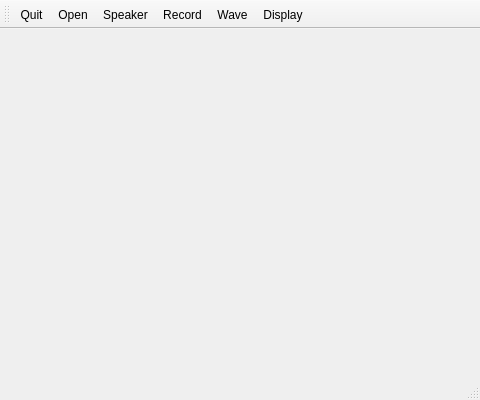
<?xml version="1.0" encoding="UTF-8"?>
<ui version="4.0">
 <class>CaWaveFreqFFT</class>
 <widget class="QMainWindow" name="CaWaveFreqFFT">
  <property name="geometry">
   <rect>
    <x>0</x>
    <y>0</y>
    <width>480</width>
    <height>400</height>
   </rect>
  </property>
  <property name="windowTitle">
   <string>CIOS Audio Core Wave Frequency FFT</string>
  </property>
  <property name="windowIcon">
   <iconset resource="CaWaveFreqFFT.qrc">
    <normaloff>:/images/CiosAudio.png</normaloff>:/images/CiosAudio.png</iconset>
  </property>
  <property name="toolTip">
   <string>CIOS Audio Core Wave Frequency FFT</string>
  </property>
  <property name="statusTip">
   <string>CIOS Audio Core Wave Frequency FFT</string>
  </property>
  <property name="whatsThis">
   <string>CIOS Audio Core Wave Frequency FFT</string>
  </property>
  <widget class="QWidget" name="centralWidget"/>
  <widget class="QMenuBar" name="Menu">
   <property name="geometry">
    <rect>
     <x>0</x>
     <y>0</y>
     <width>480</width>
     <height>25</height>
    </rect>
   </property>
  </widget>
  <widget class="QToolBar" name="Tools">
   <attribute name="toolBarArea">
    <enum>TopToolBarArea</enum>
   </attribute>
   <attribute name="toolBarBreak">
    <bool>false</bool>
   </attribute>
   <addaction name="actionQuit"/>
   <addaction name="actionOpen"/>
   <addaction name="actionSpeaker"/>
   <addaction name="actionRecord"/>
   <addaction name="actionWave"/>
   <addaction name="actionDisplay"/>
  </widget>
  <widget class="QStatusBar" name="Status"/>
  <action name="actionQuit">
   <property name="icon">
    <iconset resource="CaWaveFreqFFT.qrc">
     <normaloff>:/images/close.png</normaloff>:/images/close.png</iconset>
   </property>
   <property name="text">
    <string>Quit</string>
   </property>
  </action>
  <action name="actionOpen">
   <property name="icon">
    <iconset resource="CaWaveFreqFFT.qrc">
     <normaloff>:/images/folder.png</normaloff>:/images/folder.png</iconset>
   </property>
   <property name="text">
    <string>Open</string>
   </property>
  </action>
  <action name="actionSpeaker">
   <property name="icon">
    <iconset resource="CaWaveFreqFFT.qrc">
     <normaloff>:/images/audio.png</normaloff>:/images/audio.png</iconset>
   </property>
   <property name="text">
    <string>Speaker</string>
   </property>
  </action>
  <action name="actionRecord">
   <property name="icon">
    <iconset resource="CaWaveFreqFFT.qrc">
     <normaloff>:/images/microphone.png</normaloff>:/images/microphone.png</iconset>
   </property>
   <property name="text">
    <string>Record</string>
   </property>
  </action>
  <action name="actionWave">
   <property name="icon">
    <iconset resource="CaWaveFreqFFT.qrc">
     <normaloff>:/images/waves.png</normaloff>:/images/waves.png</iconset>
   </property>
   <property name="text">
    <string>Wave</string>
   </property>
  </action>
  <action name="actionDisplay">
   <property name="icon">
    <iconset resource="CaWaveFreqFFT.qrc">
     <normaloff>:/images/display.png</normaloff>:/images/display.png</iconset>
   </property>
   <property name="text">
    <string>Display</string>
   </property>
  </action>
 </widget>
 <layoutdefault spacing="6" margin="11"/>
 <resources>
  <include location="CaWaveFreqFFT.qrc"/>
 </resources>
 <connections>
  <connection>
   <sender>actionOpen</sender>
   <signal>triggered()</signal>
   <receiver>CaWaveFreqFFT</receiver>
   <slot>Open()</slot>
   <hints>
    <hint type="sourcelabel">
     <x>-1</x>
     <y>-1</y>
    </hint>
    <hint type="destinationlabel">
     <x>199</x>
     <y>149</y>
    </hint>
   </hints>
  </connection>
  <connection>
   <sender>actionQuit</sender>
   <signal>triggered()</signal>
   <receiver>CaWaveFreqFFT</receiver>
   <slot>Quit()</slot>
   <hints>
    <hint type="sourcelabel">
     <x>-1</x>
     <y>-1</y>
    </hint>
    <hint type="destinationlabel">
     <x>199</x>
     <y>149</y>
    </hint>
   </hints>
  </connection>
  <connection>
   <sender>actionDisplay</sender>
   <signal>triggered()</signal>
   <receiver>CaWaveFreqFFT</receiver>
   <slot>Display()</slot>
   <hints>
    <hint type="sourcelabel">
     <x>-1</x>
     <y>-1</y>
    </hint>
    <hint type="destinationlabel">
     <x>239</x>
     <y>199</y>
    </hint>
   </hints>
  </connection>
  <connection>
   <sender>actionRecord</sender>
   <signal>triggered()</signal>
   <receiver>CaWaveFreqFFT</receiver>
   <slot>Record()</slot>
   <hints>
    <hint type="sourcelabel">
     <x>-1</x>
     <y>-1</y>
    </hint>
    <hint type="destinationlabel">
     <x>239</x>
     <y>199</y>
    </hint>
   </hints>
  </connection>
  <connection>
   <sender>actionWave</sender>
   <signal>triggered()</signal>
   <receiver>CaWaveFreqFFT</receiver>
   <slot>Wave()</slot>
   <hints>
    <hint type="sourcelabel">
     <x>-1</x>
     <y>-1</y>
    </hint>
    <hint type="destinationlabel">
     <x>239</x>
     <y>199</y>
    </hint>
   </hints>
  </connection>
  <connection>
   <sender>actionSpeaker</sender>
   <signal>triggered()</signal>
   <receiver>CaWaveFreqFFT</receiver>
   <slot>Speaker()</slot>
   <hints>
    <hint type="sourcelabel">
     <x>-1</x>
     <y>-1</y>
    </hint>
    <hint type="destinationlabel">
     <x>239</x>
     <y>199</y>
    </hint>
   </hints>
  </connection>
 </connections>
</ui>
